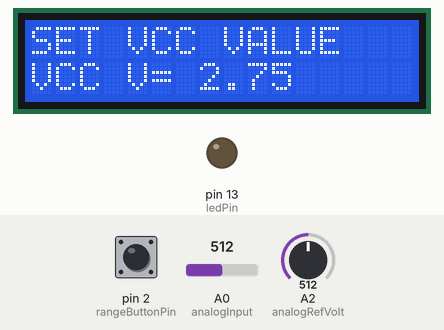
A sketch run on a simulated Arduino Uno, built with avr-gcc and run on an emulated ATmega328P. Parts: 16×2 character LCD, output pins drawn as LEDs (lit = HIGH). Inputs (shaded band) come from the test bench; at power-on: pin 2 (rangeButtonPin) LOW, A0 (analogInput) = 512, A2 (analogRefVolt) = 512. What the sketch prints to the serial monitor is not drawn.

Above: at 1.2 s.
1.3 s: pin 2 (rangeButtonPin) pulled HIGH for 0.15 s
At 2.5 s:
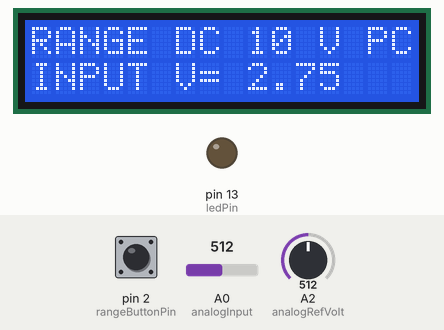
2.9 s: A0 (analogInput) set to 716
At 3.4 s:
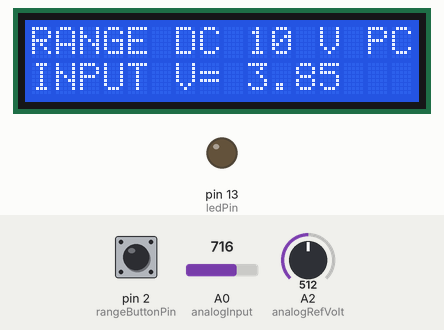
4.4 s: A0 (analogInput) set to 900
At 4.8 s:
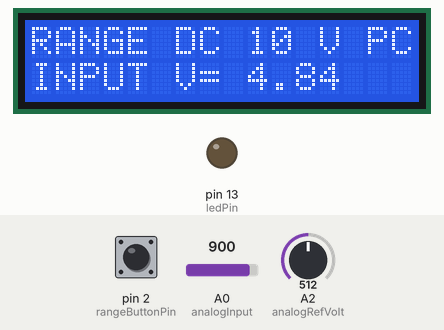
6.0 s: A0 (analogInput) set to 1023
At 6.9 s:
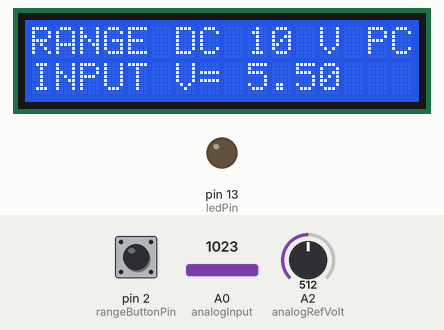
7.5 s: pin 2 (rangeButtonPin) pulled HIGH for 1 s
At 8.3 s:
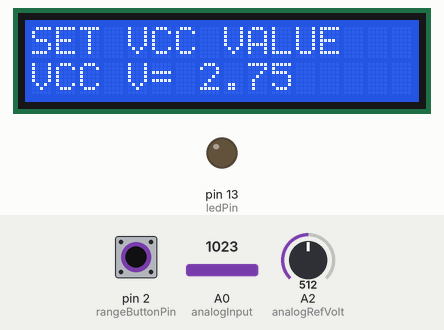
10.0 s: A2 (analogRefVolt) set to 716
At 10.9 s:
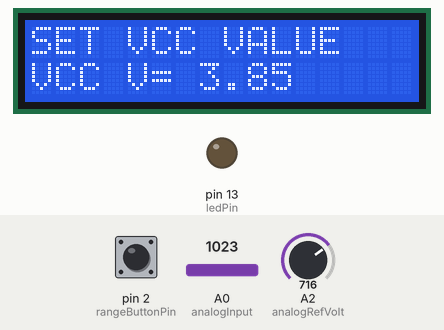
Timing chart, 0 to 12.5 s (numbered marks = the images above; inputs shaded):
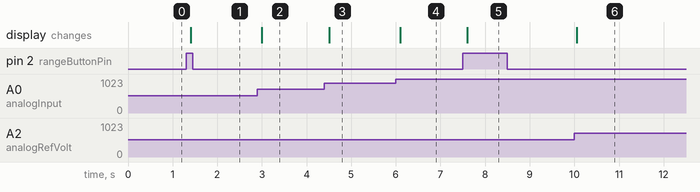

Measured:
- after the input at 1.3 s, the display: changes after 0.11 s (image 1)
- after the input at 2.9 s, the display: changes after 0.10 s (image 2)
- after the input at 4.4 s, the display: changes after 0.11 s (image 3)
- after the input at 6.0 s, the display: changes after 0.10 s (image 4)
- after the input at 7.5 s, the display: changes after 0.10 s (image 5)
- after the input at 10.0 s, the display: changes after 0.06 s (image 6)

The sketch:

voltmeter.ino
```cpp
#include <Wire.h>
#include <LiquidCrystal_I2C.h>

const int analogInput = 0; // analogue pin
const int analogRefVolt = 2; // analogue pin
const int rangeButtonPin = 2; // digital pin
const int serialButtonPin = 3; //digital pin
const int ledPin = 13;

float vout = 0.0;
float vin = 0.0;
float vref = 5.0;

float R1 = 99100.0; //actual resistance of R1 (100k)
float R2 = 99250.0; // actual resistance of R2 (100k)
float R3 = 992000.0; // actual resistance of R3 (1M)

int value = 0;
int vrefin = 5;
int range = 99;

volatile unsigned long lastMillis = 0;

LiquidCrystal_I2C lcd(0x27,16,2);

void setup(){

	// Setup button modes
	pinMode(rangeButtonPin, INPUT);
	pinMode(serialButtonPin, INPUT);
	pinMode(ledPin, OUTPUT);
	pinMode(analogInput, INPUT);
	pinMode(analogRefVolt, INPUT);
	digitalWrite(ledPin, LOW);
	attachInterrupt(digitalPinToInterrupt(rangeButtonPin), rangeButtonPressed, RISING);

	// Initialize the LCD panel
	lcd.init();
	lcd.backlight();

	// Start Serial interface in case needed
	Serial.begin(9600);
}

void loop(){

	// Read the value at analog input
	switch (range) {
		case 5:
			value = analogRead(analogInput);
			vout = (value * vref) / 1024.0;
			vin = vout;
			break;
		case 10:
			value = analogRead(analogInput);
			vout = (value * vref) / 1024.0;
			vin = vout / (R1/(R1+R2));
			break;
		case 55:
			value = analogRead(analogInput);
			vout = (value * vref) / 1024.0;
			vin = vout / (R1/(R1+R2+R3));
			break;
		case 99: // SPECIAL case to set reference voltage based on measured VCC
			vrefin = analogRead(analogRefVolt);
			vref = (vrefin * 5.5) / 1024.0;
			break;
   }

	// Print on LCD
	if (range != 99) {
		lcd.setCursor(0,0);
		lcd.print("RANGE DC ");
		lcd.setCursor(9,0);
		lcd.print(range);
		lcd.print(" V PC ");
		lcd.setCursor(0,1);
		lcd.print("INPUT V= ");
		lcd.print(vin);
		lcd.print("   ");
	} else {
		lcd.setCursor(0,0);
		lcd.print("SET VCC VALUE   ");
		lcd.setCursor(0,1);
		lcd.print("VCC V= ");
		lcd.print(vref);
		lcd.print("     ");
	}

	// Send via Serial
	Serial.println(vin);

	delay(50);
}

void rangeButtonPressed() {

	long currentTime = millis();

	if ((currentTime - lastMillis) > 300) {
		lastMillis = currentTime;
		switch (range) {
			case 99:
				range = 10;
				digitalWrite(ledPin, LOW);
				break;
			case 10:
				range = 99;
				digitalWrite(ledPin, LOW);
				break;
    	}
  	}
}
```
